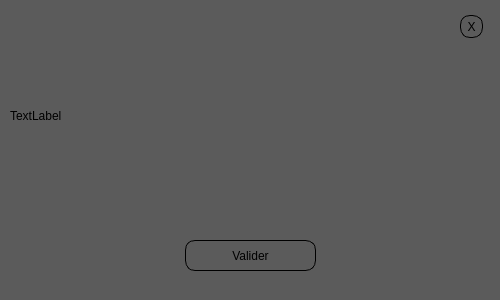
   <widget class="QWidget" name="boxMessage" native="true">
    <property name="geometry">
     <rect>
      <x>460</x>
      <y>230</y>
      <width>500</width>
      <height>300</height>
     </rect>
    </property>
    <property name="styleSheet">
     <string notr="true">border-radius: 10px;
background-color: rgb(91, 91, 91);
</string>
    </property>
    <widget class="QLabel" name="message_3">
     <property name="geometry">
      <rect>
       <x>10</x>
       <y>30</y>
       <width>471</width>
       <height>171</height>
      </rect>
     </property>
     <property name="styleSheet">
      <string notr="true">background:none;
qproperty-alignment: 'AlignCenter';
border:0px;
font: 16pt &quot;Ubuntu Condensed&quot;;</string>
     </property>
     <property name="text">
      <string>TextLabel</string>
     </property>
    </widget>
    <widget class="QPushButton" name="addValid_3">
     <property name="geometry">
      <rect>
       <x>185</x>
       <y>240</y>
       <width>131</width>
       <height>31</height>
      </rect>
     </property>
     <property name="styleSheet">
      <string notr="true">border:1px solid black;</string>
     </property>
     <property name="text">
      <string>Valider</string>
     </property>
    </widget>
    <widget class="QToolButton" name="toolButton_4">
     <property name="geometry">
      <rect>
       <x>460</x>
       <y>15</y>
       <width>23</width>
       <height>23</height>
      </rect>
     </property>
     <property name="styleSheet">
      <string notr="true">border:1px solid black;</string>
     </property>
     <property name="text">
      <string>X</string>
     </property>
    </widget>
   </widget>
